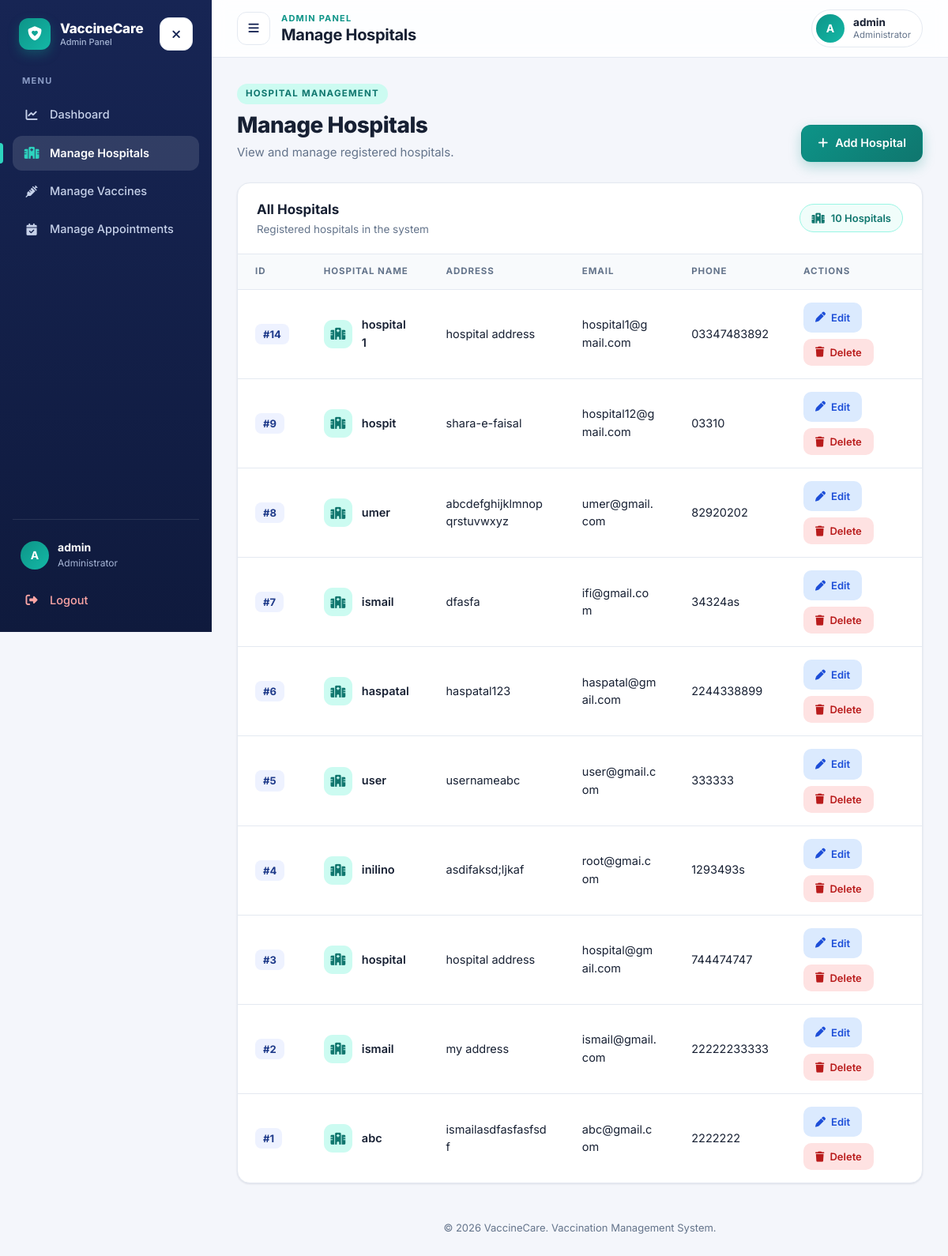
The app's page /admin/manage_hospitals.php (signed in), older data.
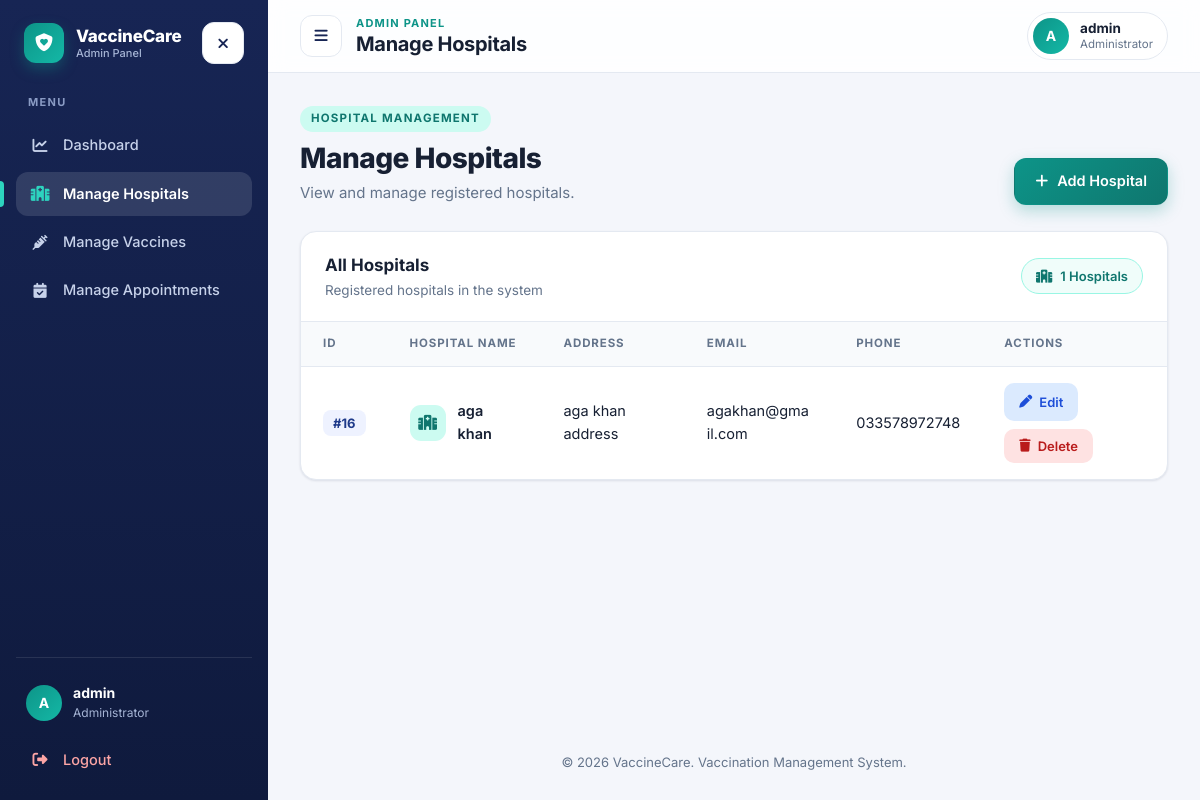
The same page, newer data.
### tables this page shows
CREATE TABLE `hospital` (
  `hospital_id` int(11) NOT NULL,
  `hospital_name` varchar(100) NOT NULL,
  `hospital_address` text NOT NULL,
  `hospital_email` varchar(100) NOT NULL,
  `hospital_phone` varchar(50) NOT NULL,
  `password` varchar(255) NOT NULL
);

### admin/manage_hospitals.php (the view, shortened to what this page needs)
<?php
include "../config/db_connection.php";
$sql = "SELECT hospital_id, hospital_name, hospital_address, hospital_email, hospital_phone
        FROM hospital
        ORDER BY hospital_id DESC";
$result = mysqli_query($connect, $sql);
?>
<!DOCTYPE html>
<html lang="en">
<head>
    <link rel="stylesheet" href="https://cdnjs.cloudflare.com/ajax/libs/font-awesome/6.7.2/css/all.min.css">
    <link rel="stylesheet" href="CSS/admin-app.css">
</head>
<body>
<div class="app">
    <?php $activePage = "hospitals"; $adminBase = ""; include __DIR__ . "/includes/sidebar.php"; ?>
    <div class="app-main">
        <header class="topbar">
            <div class="topbar-left">
                <button type="button" class="icon-btn menu-btn" data-menu-toggle
                        aria-label="Open menu" aria-controls="sidebar" aria-expanded="false">
                    <i class="fa-solid fa-bars"></i>
                </button>
                <div class="topbar-title">
                    <p>Admin Panel</p>
                    <h2>Manage Hospitals</h2>
                </div>
            </div>
            <div class="profile-chip">
                <span class="avatar"><?php echo htmlspecialchars(strtoupper(substr($_SESSION["adminName"], 0, 1))); ?></span>
                <span class="profile-text">
                    <strong><?php echo htmlspecialchars($_SESSION["adminName"]); ?></strong>
                    <small>Administrator</small>
                </span>
            </div>
        </header>
        <main class="page">
            <div class="page-head">
                <div>
                    <span class="eyebrow">Hospital Management</span>
                    <h1>Manage Hospitals</h1>
                    <p>View and manage registered hospitals.</p>
                </div>
                <a href="add_hospital.php" class="btn btn-primary">
                    <i class="fa-solid fa-plus"></i>
                    Add Hospital
                </a>
            </div>
            <div class="card">
                <div class="card-head">
                    <div>
                        <h3>All Hospitals</h3>
                        <p>Registered hospitals in the system</p>
                    </div>
                    <span class="pill">
                        <i class="fa-solid fa-hospital"></i>
                        <?php echo mysqli_num_rows($result); ?> Hospitals
                    </span>
                </div>
                <?php if (mysqli_num_rows($result) > 0) { ?>
                    <div class="table-wrap">
                        <table class="data-table">
                            <thead>
                                <tr>
                                    <th>ID</th>
                                    <th>Hospital Name</th>
                                    <th>Address</th>
                                    <th>Email</th>
                                    <th>Phone</th>
                                    <th>Actions</th>
                                </tr>
                            </thead>
                            <tbody>
                                <?php while ($hospital = mysqli_fetch_assoc($result)) { ?>
                                    <tr>
                                        <td data-label="ID">
                                            <span class="id-tag">#<?php echo $hospital["hospital_id"]; ?></span>
                                        </td>
                                        <td data-label="Hospital">
                                            <div class="cell-person">
                                                <span class="avatar-sm"><i class="fa-solid fa-hospital"></i></span>
                                                <span><?php echo htmlspecialchars($hospital["hospital_name"]); ?></span>
                                            </div>
                                        </td>
                                        <td data-label="Address" class="cell-wrap">
                                            <?php echo htmlspecialchars($hospital["hospital_address"]); ?>
                                        </td>
                                        <td data-label="Email" class="cell-wrap">
                                            <?php echo htmlspecialchars($hospital["hospital_email"]); ?>
                                        </td>
                                        <td data-label="Phone">
                                            <?php echo htmlspecialchars($hospital["hospital_phone"]); ?>
                                        </td>
                                        <td data-label="Actions">
                                            <div class="row-actions">
                                                <a href="edit_hospital.php?id=<?php echo $hospital["hospital_id"]; ?>" class="action-btn edit-btn">
                                                    <i class="fa-solid fa-pen"></i>
                                                    Edit
                                                </a>
                                                <form action="delete_hospital.php" method="POST"
                                                      onsubmit="return confirm('Are you sure you want to delete this hospital?');">
                                                    <button type="submit" class="action-btn delete-btn">
                                                        <i class="fa-solid fa-trash"></i>
                                                        Delete
                                                    </button>
                                                </form>
                                            </div>
                                        </td>
                                    </tr>
                                <?php } ?>
                            </tbody>
                        </table>
                    </div>
                <?php } ?>
            </div>
        </main>
        <footer class="app-footer">
            &copy; 2026 VaccineCare. Vaccination Management System.
        </footer>
    </div>
</div>
</body>
</html>

### admin/includes/sidebar.php (shortened to what this page needs)
<?php
$activePage = $activePage ?? "";
$adminBase = $adminBase ?? "";
$navItems = [
    "dashboard"    => ["dashboard.php",                              "fa-chart-line",     "Dashboard"],
    "hospitals"    => ["manage_hospitals.php",                       "fa-hospital",       "Manage Hospitals"],
    "vaccines"     => ["manage_vaccines.php",                        "fa-syringe",        "Manage Vaccines"],
    "appointments" => ["manage_appointments/manage_appointment.php", "fa-calendar-check", "Manage Appointments"],
];
$sidebarName = $_SESSION["adminName"] ?? "Admin";
$sidebarInitial = strtoupper(substr($sidebarName, 0, 1));
?>
<aside class="sidebar" id="sidebar" aria-label="Main navigation">
    <div class="sidebar-head">
        <a href="<?php echo $adminBase; ?>dashboard.php" class="brand">
            <span class="brand-icon"><i class="fa-solid fa-shield-heart"></i></span>
            <span class="brand-text">
                <strong>VaccineCare</strong>
                <small>Admin Panel</small>
            </span>
        </a>
        <button type="button" class="icon-btn sidebar-close" data-menu-close aria-label="Close menu">
            <i class="fa-solid fa-xmark"></i>
        </button>
    </div>
    <nav class="sidebar-nav">
        <p class="nav-heading">Menu</p>
        <?php foreach ($navItems as $key => $item): ?>
            <a href="<?php echo $adminBase . $item[0]; ?>"
               class="nav-link<?php echo $activePage === $key ? ' active' : ''; ?>"
               <?php echo $activePage === $key ? 'aria-current="page"' : ''; ?>>
                <i class="fa-solid <?php echo $item[1]; ?>"></i>
                <span><?php echo $item[2]; ?></span>
            </a>
        <?php endforeach; ?>
    </nav>
    <div class="sidebar-foot">
        <div class="sidebar-user">
            <span class="avatar"><?php echo htmlspecialchars($sidebarInitial); ?></span>
            <div>
                <strong><?php echo htmlspecialchars($sidebarName); ?></strong>
                <small>Administrator</small>
            </div>
        </div>
        <a href="<?php echo $adminBase; ?>admin_logout.php" class="nav-link logout-link"
           onclick="return confirm('Are you sure you want to logout?');">
            <i class="fa-solid fa-right-from-bracket"></i>
            <span>Logout</span>
        </a>
    </div>
</aside>

Row changes from the older to the newer data that the page shows:
removed hospital: hospital_id "14", hospital_name "hospital 1", hospital_address "hospital address", hospital_email "hospital1@gmail.com", hospital_phone "03347483892"
removed hospital: hospital_id "9", hospital_name "hospit", hospital_address "shara-e-faisal", hospital_email "hospital12@gmail.com", hospital_phone "03310"
removed hospital: hospital_id "8", hospital_name "umer", hospital_address "abcdefghijklmnopqrstuvwxyz", hospital_email "umer@gmail.com", hospital_phone "82920202"
removed hospital: hospital_id "7", hospital_name "ismail", hospital_address "dfasfa", hospital_email "ifi@gmail.com", hospital_phone "34324as"
removed hospital: hospital_id "6", hospital_name "haspatal", hospital_address "haspatal123", hospital_email "haspatal@gmail.com", hospital_phone "2244338899"
removed hospital: hospital_id "5", hospital_name "user", hospital_address "usernameabc", hospital_email "user@gmail.com", hospital_phone "333333"
removed hospital: hospital_id "4", hospital_name "inilino", hospital_address "asdifaksd;ljkaf", hospital_email "root@gmai.com", hospital_phone "1293493s"
removed hospital: hospital_id "3", hospital_name "hospital", hospital_address "hospital address", hospital_email "hospital@gmail.com", hospital_phone "744474747"
removed hospital: hospital_id "2", hospital_name "ismail", hospital_address "my address", hospital_email "ismail@gmail.com", hospital_phone "22222233333"
removed hospital: hospital_id "1", hospital_name "abc", hospital_address "ismailasdfasfasfsdf", hospital_email "abc@gmail.com", hospital_phone "2222222"
added hospital: hospital_id "16", hospital_name "aga khan", hospital_address "aga khan address", hospital_email "agakhan@gmail.com", hospital_phone "033578972748"
Text that changed along with them:
mysqli_num_rows($result): "10" → "1"
